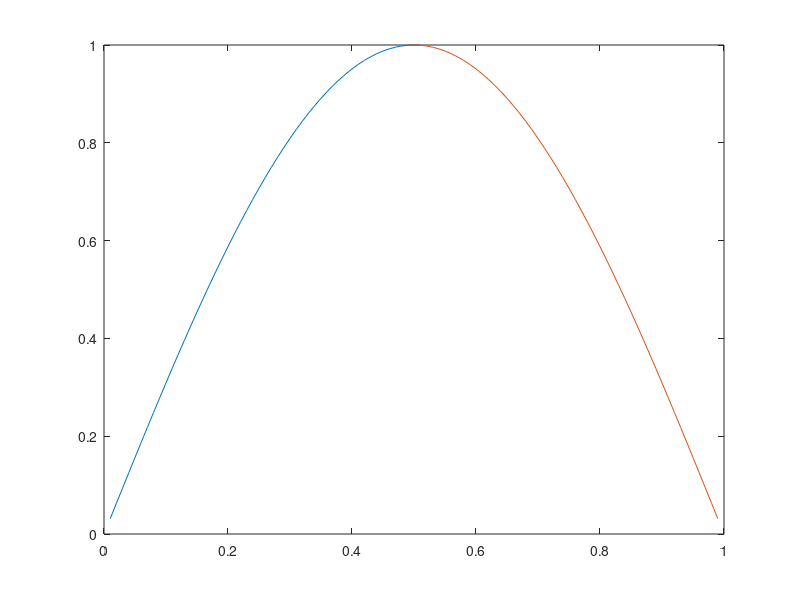

Write MATLAB code to recreate this figure.
clear;
clc;

% Number of Points
n = 101;

% Mesh Size
h = 1/(n-1);

% Parameters
Nmax = 500;
tol = (h^2)*0.1;

overlap = 3; % must be odd
op_old = (overlap+1)/2; % initial development wasd done with this variable named as overlap
                        % but it doesn't accuretly express the overlap value leading to issues
                        % in generalization. The variable above correctly reflects real overlap
                        % and I am too lazy to adjust the code, for the time being  

% Number of Points per domain
nd = (n-1)/2 + op_old;

% Coefficient Matrix
A = -gallery("tridiag",nd-1);

% RHS Function
f = @(x) - (pi^2)*sin(pi*x);

% Grid positions
x1 = (h:h:(((n-1)/2+op_old-1)*h))';
x2 = ((((n-1)/2-op_old+1)*h):h:1-h)';

% Initial RHS
b1 = h^2*f(x1);
b2 = h^2*f(x2);

% Initial Solutions
u1 = A\b1;
u2 = A\b2;
uc = u2(op_old);

b1t = b1;
b2t = b2;

for iter = 1:Nmax
    plot(x1,u1);
    hold;
    plot(x2,u2);
    hold off;

    [u1 u2]
    aa = input('');

    b1t = b1;
    b2t = b2;

    b1t(end) = b1t(end)-u2(overlap+1);
    b2t(1) = b2t(1)-u1(end-overlap);

    ucp = u2(op_old);
    u1 = A\b1t;
    u2 = A\b2t;
    uc = u2(op_old);

    if norm(ucp-uc)<tol
        break;
    end

end

u = [u1(1:end-overlap); u2];
xx = h:h:((n-2)*h)';
u_ = @(x) sin(pi*x);
uu = u_(xx)'
error = abs(uu-u);
max(error)';
